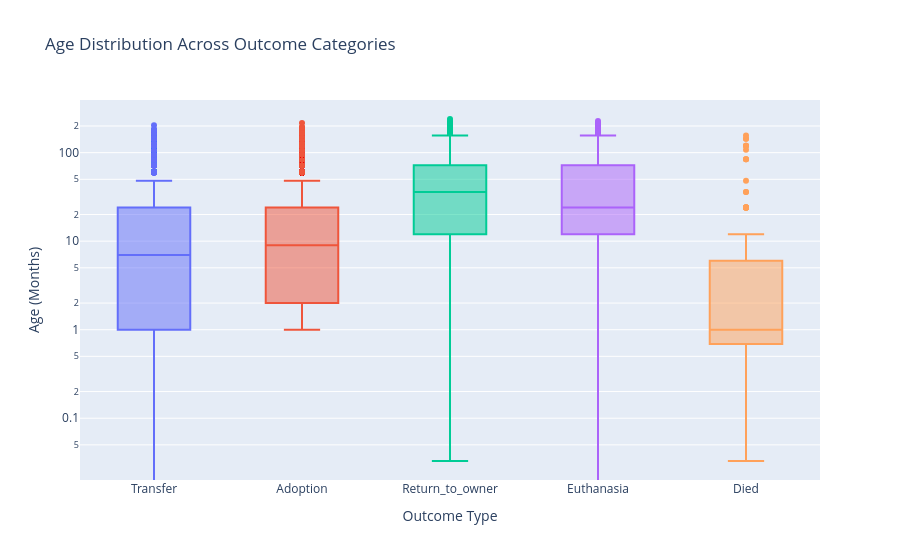

The cell this chart's notebook holds for it:
### Markdown cell above
### Age outcome distribution

### Code cell
import plotly.express as px

age_data = pd.DataFrame({
    'AgeInMonths': X_train['AgeInMonths'],
    'OutcomeType': y_train
})

fig_age = px.box(
    age_data,
    x='OutcomeType',
    y='AgeInMonths',
    color='OutcomeType',
    title='Age Distribution Across Outcome Categories',
    labels={
        'OutcomeType': 'Outcome Type',
        'AgeInMonths': 'Age (Months)'
    }
)
fig_age.update_yaxes(type='log')
fig_age.update_layout(showlegend=False)
fig_age.show()

### Figure 1 — Plotly figure (JSON) as saved in the notebook; plotly's stock layout.template omitted (floating-point values rounded to 4 significant figures; data arrays with more than 128 entries replaced by an {"elided": "..."} marker saying what was removed)
{"data": [{"alignmentgroup": "True", "hovertemplate": "Outcome Type=%{x}<br>Age (Months)=%{y}<extra></extra>", "legendgroup": "Transfer", "marker": {"color": "#636efa"}, "name": "Transfer", "notched": false, "offsetgroup": "Transfer", "orientation": "v", "showlegend": true, "type": "box", "x": {"elided": "5653 str values"}, "x0": " ", "xaxis": "x", "y": {"elided": "5653 float values"}, "y0": " ", "yaxis": "y"}, {"alignmentgroup": "True", "hovertemplate": "Outcome Type=%{x}<br>Age (Months)=%{y}<extra></extra>", "legendgroup": "Adoption", "marker": {"color": "#EF553B"}, "name": "Adoption", "notched": false, "offsetgroup": "Adoption", "orientation": "v", "showlegend": true, "type": "box", "x": {"elided": "6461 str values"}, "x0": " ", "xaxis": "x", "y": {"elided": "6461 float values"}, "y0": " ", "yaxis": "y"}, {"alignmentgroup": "True", "hovertemplate": "Outcome Type=%{x}<br>Age (Months)=%{y}<extra></extra>", "legendgroup": "Return_to_owner", "marker": {"color": "#00cc96"}, "name": "Return_to_owner", "notched": false, "offsetgroup": "Return_to_owner", "orientation": "v", "showlegend": true, "type": "box", "x": {"elided": "2872 str values"}, "x0": " ", "xaxis": "x", "y": {"elided": "2872 float values"}, "y0": " ", "yaxis": "y"}, {"alignmentgroup": "True", "hovertemplate": "Outcome Type=%{x}<br>Age (Months)=%{y}<extra></extra>", "legendgroup": "Euthanasia", "marker": {"color": "#ab63fa"}, "name": "Euthanasia", "notched": false, "offsetgroup": "Euthanasia", "orientation": "v", "showlegend": true, "type": "box", "x": {"elided": "933 str values"}, "x0": " ", "xaxis": "x", "y": {"elided": "933 float values"}, "y0": " ", "yaxis": "y"}, {"alignmentgroup": "True", "hovertemplate": "Outcome Type=%{x}<br>Age (Months)=%{y}<extra></extra>", "legendgroup": "Died", "marker": {"color": "#FFA15A"}, "name": "Died", "notched": false, "offsetgroup": "Died", "orientation": "v", "showlegend": true, "type": "box", "x": ["Died", "Died", "Died", "Died", "Died", "Died", "Died", "Died", "Died", "Died", "Died", "Died", "Died", "Died", "Died", "Died", "Died", "Died", "Died", "Died", "Died", "Died", "Died", "Died", "Died", "Died", "Died", "Died", "Died", "Died", "Died", "Died", "Died", "Died", "Died", "Died", "Died", "Died", "Died", "Died", "Died", "Died", "Died", "Died", "Died", "Died", "Died", "Died", "Died", "Died", "Died", "Died", "Died", "Died", "Died", "Died", "Died", "Died", "Died", "Died", "Died", "Died", "Died", "Died", "Died", "Died", "Died", "Died", "Died", "Died", "Died", "Died", "Died", "Died", "Died", "Died", "Died", "Died", "Died", "Died", "Died", "Died", "Died", "Died", "Died", "Died", "Died", "Died", "Died", "Died", "Died", "Died", "Died", "Died", "Died", "Died", "Died", "Died", "Died", "Died", "Died", "Died", "Died", "Died", "Died", "Died", "Died", "Died", "Died", "Died", "Died", "Died", "Died", "Died", "Died", "Died", "Died", "Died"], "x0": " ", "xaxis": "x", "y": [3.0, 24.0, 1.0, 0.06571, 0.46, 1.0, 0.9199, 0.9199, 1.0, 12.0, 1.0, 0.06571, 0.9199, 1.0, 1.0, 24.0, 1.0, 0.1643, 0.1314, 3.0, 84.0, 10.0, 0.6899, 4.0, 144.0, 24.0, 0.9199, 1.0, 3.0, 1.0, 1.0, 12.0, 0.09856, 0.9199, 1.15, 1.0, 2.0, 2.0, 0.6899, 1.0, 0.09856, 0.06571, 6.0, 0.46, 1.0, 1.0, 0.23, 0.6899, 0.1643, 1.0, 24.0, 48.0, 84.0, 0.1971, 12.0, 1.0, 0.03285, 156.0, 0.46, 24.0, 1.0, 120.0, 1.0, 2.0, 4.0, 0.1971, 0.1314, 0.23, 24.0, 1.0, 24.0, 0.23, 3.0, 1.0, 2.0, 0.46, 24.0, 120.0, 0.9199, 6.0, 1.0, 24.0, 120.0, 0.06571, 0.9199, 1.0, 3.0, 0.1643, 1.0, 0.1643, 84.0, 1.0, 12.0, 3.0, 0.46, 1.0, 0.46, 1.0, 1.0, 4.0, 0.46, 108.0, 0.46, 0.46, 2.0, 1.0, 144.0, 4.0, 36.0, 36.0, 1.0, 1.0, 0.1643, 24.0, 3.0, 0.1971, 1.0, 24.0], "y0": " ", "yaxis": "y"}], "layout": {"boxmode": "overlay", "legend": {"title": {"text": "Outcome Type"}, "tracegroupgap": 0}, "showlegend": false, "title": {"text": "Age Distribution Across Outcome Categories"}, "xaxis": {"anchor": "y", "categoryarray": ["Transfer", "Adoption", "Return_to_owner", "Euthanasia", "Died"], "categoryorder": "array", "domain": [0, 1], "title": {"text": "Outcome Type"}}, "yaxis": {"anchor": "x", "domain": [0, 1], "title": {"text": "Age (Months)"}, "type": "log"}}}
